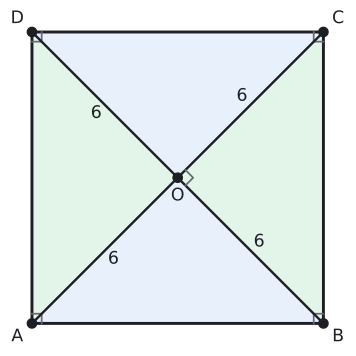

Recreate this plot in Python.
import sys; sys.path.insert(0, "tools")
from cizim import *

P = lambda x, y: np.array([float(x), float(y)])
uz = lambda U, V: round(float(np.linalg.norm(U - V)), 4)
def acisi(K, U, V):
    u, v = U - K, V - K
    return round(float(np.degrees(np.arccos(np.dot(u, v) / np.linalg.norm(u) / np.linalg.norm(v)))), 3)
def birim(U, V):
    t = (V - U) / np.linalg.norm(V - U); return t, np.array([-t[1], t[0]])
def ayak(Q, U, V):
    t, _ = birim(U, V); return U + np.dot(Q - U, t) * t
def yansit(Q, U, V):
    return 2 * ayak(Q, U, V) - Q
def kesisim(U1, V1, U2, V2):
    M = np.array([V1 - U1, U2 - V2]).T; s = np.linalg.solve(M, U2 - U1); return U1 + s[0] * (V1 - U1)
def cetik(U, V, n=1, renk=SOLUK, f=0.5):
    M = U + f * (V - U); t, m = birim(U, V)
    for i in range(n):
        c = M + (i - (n - 1) / 2) * 0.2 * S * t
        ax.plot(*zip(c - 0.22 * S * m, c + 0.22 * S * m), color=renk, lw=1.5)
def olcu(U, V, metin, d=0.5, renk=YAZI, fs=13, f=0.5):
    """[UV] üzerinde f oranındaki noktaya, U->V yönünün soluna d*S uzağa yazı (d < 0: sağına)."""
    M = U + f * (V - U); _, m = birim(U, V)
    ax.text(*(M + d * S * m), metin, ha="center", va="center", color=renk, fontsize=fs)
def dik_isareti(K, U, V, r=0.4):
    a_ = (U - K) / np.linalg.norm(U - K) * r * S; b_ = (V - K) / np.linalg.norm(V - K) * r * S
    ax.plot(*zip(K + a_, K + a_ + b_, K + b_), color=SOLUK, lw=1.3)
def harf(Q, metin, dx, dy, renk=YAZI, fs=13):
    ax.text(Q[0] + dx * S, Q[1] + dy * S, metin, ha="center", va="center", color=renk, fontsize=fs)
def cizgi(U, V, renk=YAZI, lw=2.2, ls="-"):
    ax.plot(*zip(U, V), color=renk, lw=lw, ls=ls)
def boya(noktalar, renk):
    ax.add_patch(patches.Polygon(noktalar, closed=True, facecolor=renk, edgecolor="none"))
def yay(K, U, V, r=0.8, renk=MAVI, n=1):
    for i in range(n): aci(ax, K, U, V, r=(r + 0.18 * i) * S, renk=renk)
def yay_yazi(K, U, V, metin, d=1.4, renk=MAVI, fs=12):
    """K köşesindeki U-K-V açısının ortasından d*S uzağa yazı."""
    u = (U - K) / np.linalg.norm(U - K); v = (V - K) / np.linalg.norm(V - K); o = (u + v) / np.linalg.norm(u + v)
    ax.text(*(K + d * S * o), metin, ha="center", va="center", color=renk, fontsize=fs)
def basla(xmin, xmax, ymin, ymax, en=5.5):
    global fig, ax
    fig, ax = sekil(en, en * (ymax - ymin) / (xmax - xmin))
    ax.set_aspect("equal"); ax.axis("off"); ax.set_xlim(xmin, xmax); ax.set_ylim(ymin, ymax)
def dortgen(A, B, C, D, dolgu=None):
    if dolgu: boya([A, B, C, D], dolgu)
    ax.plot(*zip(A, B, C, D, A), color=YAZI)
    for Q in (A, B, C, D): nokta(ax, *Q, "")
def koseler(A, B, C, D, d=0.55):
    O = (A + B + C + D) / 4
    for Q, ad in ((A, "A"), (B, "B"), (C, "C"), (D, "D")):
        y = (Q - O) / np.linalg.norm(Q - O); harf(Q, ad, d * np.sign(y[0]) * 1.1, d * np.sign(y[1]))
def dikdortgen(a, b):
    """A orijinde, [AB] yatay: A, B, C, D."""
    return P(0, 0), P(a, 0), P(a, b), P(0, b)
def dik_koseler(A, B, C, D, r=0.4):
    dik_isareti(A, B, D, r); dik_isareti(B, C, A, r); dik_isareti(C, D, B, r); dik_isareti(D, A, C, r)
def cerceve(noktalar, kenar=1.2):
    xs = [q[0] for q in noktalar]; ys = [q[1] for q in noktalar]
    return min(xs) - kenar * S, max(xs) + kenar * S, min(ys) - kenar * S, max(ys) + kenar * S

# Kural 3: köşegen 12 -> dört ikizkenar dik üçgen, her biri 6·6/2 = 18; alan 72 = 12²/2.
a = 12 / np.sqrt(2)
A, B, C, D = dikdortgen(a, a); O = (A + C) / 2
S = a / 12
print("OA", uz(O, A), "AC", uz(A, C), "alan", a * a)
basla(*cerceve([A, B, C, D], 1.0), en=4.6)
boya([A, B, O], MAVI_ACIK); boya([C, D, O], MAVI_ACIK); boya([B, C, O], YESIL_ACIK); boya([D, A, O], YESIL_ACIK)
dortgen(A, B, C, D); koseler(A, B, C, D); dik_koseler(A, B, C, D, 0.4)
cizgi(A, C, YAZI, 1.8); cizgi(B, D, YAZI, 1.8)
dik_isareti(O, B, C, 0.45)
nokta(ax, *O, ""); harf(O, "O", 0, -0.75)
for U in (A, B, C, D):
    t = (U - O) / np.linalg.norm(U - O); n = np.array([-t[1], t[0]])
    ax.text(*(O + 0.5 * (U - O) + 0.5 * S * n), "6", ha="center", va="center", fontsize=13)
kaydet(fig, __file__)
